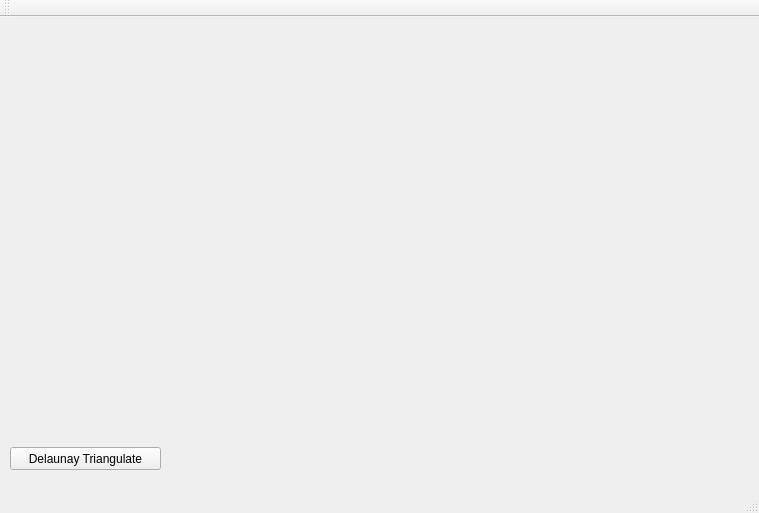
<?xml version="1.0" encoding="UTF-8"?>
<ui version="4.0">
 <class>mainqtClass</class>
 <widget class="QMainWindow" name="mainqtClass">
  <property name="geometry">
   <rect>
    <x>0</x>
    <y>0</y>
    <width>759</width>
    <height>513</height>
   </rect>
  </property>
  <property name="windowTitle">
   <string>mainqt</string>
  </property>
  <widget class="QWidget" name="centralWidget">
   <widget class="MyPanelOpenGL" name="glWidget" native="true">
    <property name="geometry">
     <rect>
      <x>-1</x>
      <y>-1</y>
      <width>761</width>
      <height>421</height>
     </rect>
    </property>
   </widget>
   <widget class="QPushButton" name="pushButton">
    <property name="geometry">
     <rect>
      <x>10</x>
      <y>430</y>
      <width>151</width>
      <height>23</height>
     </rect>
    </property>
    <property name="text">
     <string>Delaunay Triangulate</string>
    </property>
   </widget>
  </widget>
  <widget class="QMenuBar" name="menuBar">
   <property name="geometry">
    <rect>
     <x>0</x>
     <y>0</y>
     <width>759</width>
     <height>21</height>
    </rect>
   </property>
  </widget>
  <widget class="QToolBar" name="mainToolBar">
   <attribute name="toolBarArea">
    <enum>TopToolBarArea</enum>
   </attribute>
   <attribute name="toolBarBreak">
    <bool>false</bool>
   </attribute>
  </widget>
  <widget class="QStatusBar" name="statusBar"/>
 </widget>
 <layoutdefault spacing="6" margin="11"/>
 <customwidgets>
  <customwidget>
   <class>MyPanelOpenGL</class>
   <extends>QWidget</extends>
   <header>mypanelopengl.h</header>
   <container>1</container>
  </customwidget>
 </customwidgets>
 <resources>
  <include location="../resource/mainqt.qrc"/>
 </resources>
 <connections/>
</ui>
